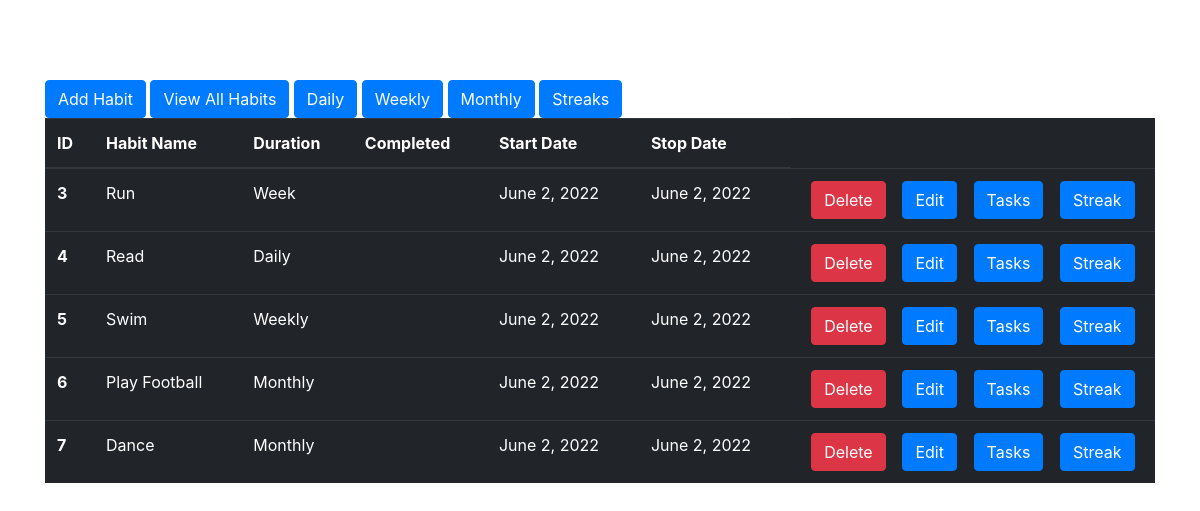
The page /habits on the database as committed earlier.
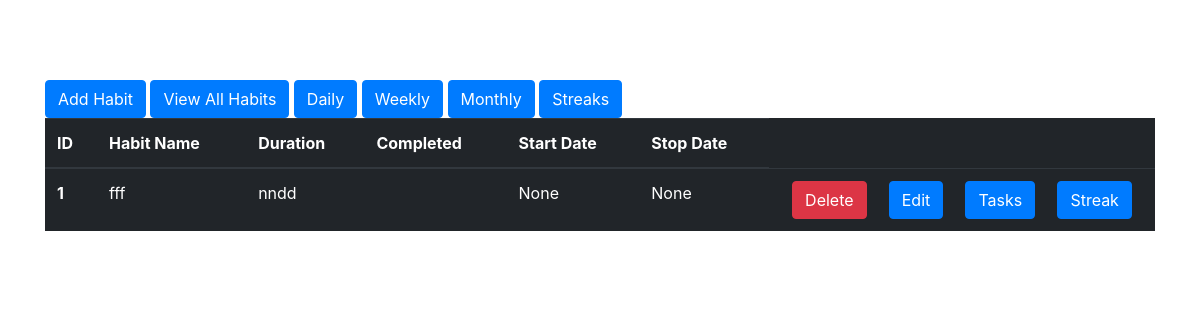
The same page on the database as committed later.
### habit/models.py (models this page shows)
class HabitModel(models.Model):
    class Meta:
        db_table = "habit"
    DURATION = Choices("DAILY", "WEEKLY", "MONTHLY")
    name = models.CharField(max_length=255)
    duration = models.CharField(max_length=255, choices=DURATION, default=DURATION.DAILY)
    completed = models.BooleanField(default=False)
    start_date = models.DateField()
    finish_date = models.DateField()
    broken = models.BooleanField(default=False)
    def __str__(self):
        return self.name

### habit/views.py (the view)
# urls.py: path('habits', HabitsView.as_view(), name='habits'),
class HabitsView(View):
    def get(self, request):
        habits = HabitModel.objects.all()
        print(habits)
        return render(request, 'habits.html', {'habits': habits})

### habit/templates/habits.html (shortened to what this page needs)
{% extends 'base.html' %}
{% block content %}
<a href="{% url 'add-habit'  %}"> <button class = "btn btn-primary">Add Habit</button> </a>
<a href="{% url 'habits'  %}"> <button class = "btn btn-primary">View All Habits</button> </a>
<a href="{% url 'daily'  %}"> <button class = "btn btn-primary">Daily</button> </a>
<a href="{% url 'weekly'  %}"> <button class = "btn btn-primary">Weekly</button> </a>
<a href="{% url 'monthly'  %}"> <button class = "btn btn-primary">Monthly</button> </a>
<a href="{% url 'streaks'  %}"> <button class = "btn btn-primary">Streaks</button> </a>
<table class="table table-dark">
  <thead>
    <tr>
      <th scope="col">ID</th>
      <th scope="col">Habit Name</th>
      <th scope="col">Duration</th>
      <th scope="col">Completed</th>
      <th scope="col">Start Date</th>
      <th scope="col">Stop Date</th>
    </tr>
  </thead>
  <tbody>
    {% for habit in habits %}
    <tr>
      <th scope="row">{{habit.id}}</th>
      <td>{{habit.name}}</td>
      <td> {{habit.duration }} {{habit.duration_type}} </td>
      <td> {{habit.done}}</td>
      <td> {{habit.start_date }}</td>
      <td> {{habit.finish_date }}</td>
      <td class = "d-flex flex-row justify-content-around">
        <form method="post" action = "delete/{{habit.id}}">
        <input type="submit" value="Delete" class = "btn btn-danger">
       </form>
        <a href = "{% url 'update' habit.id %}"  ><button class = "btn btn-primary"> Edit</button></a>
        <a href = "{% url 'tasks' habit.id %}"  ><button class = "btn btn-primary">  Tasks </button></a>
        <a href = "{% url 'streak' habit.id %}"  ><button class = "btn btn-primary"> Streak </button></a>
      </td>
    </tr>
    {% endfor %}
  </tbody>
</table>
{% endblock %}

Rows that differ between the two databases and show on the page:
removed HabitModel: id "3", name "Run", duration "Week", start_date "June 2, 2022", finish_date "June 2, 2022"
removed HabitModel: id "4", name "Read", duration "Daily", start_date "June 2, 2022", finish_date "June 2, 2022"
removed HabitModel: id "5", name "Swim", duration "Weekly", start_date "June 2, 2022", finish_date "June 2, 2022"
removed HabitModel: id "6", name "Play Football", duration "Monthly", start_date "June 2, 2022", finish_date "June 2, 2022"
removed HabitModel: id "7", name "Dance", duration "Monthly", start_date "June 2, 2022", finish_date "June 2, 2022"
added HabitModel: id "1", name "fff", duration "nndd", start_date "None", finish_date "None"
